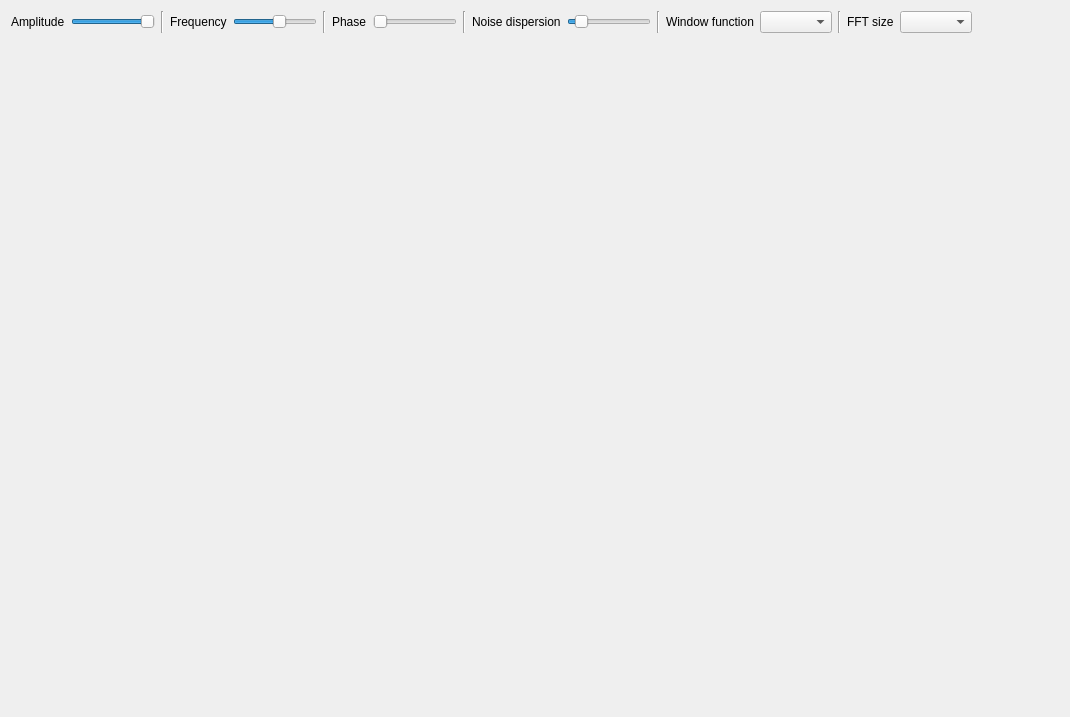
<?xml version="1.0" encoding="UTF-8"?>
<ui version="4.0">
 <class>Widget</class>
 <widget class="QWidget" name="Widget">
  <property name="geometry">
   <rect>
    <x>0</x>
    <y>0</y>
    <width>1070</width>
    <height>717</height>
   </rect>
  </property>
  <property name="windowTitle">
   <string>QDSP example: window functions and FFT</string>
  </property>
  <layout class="QVBoxLayout" name="verticalLayout">
   <item>
    <layout class="QHBoxLayout" name="controlsLayout">
     <property name="sizeConstraint">
      <enum>QLayout::SetDefaultConstraint</enum>
     </property>
     <item>
      <widget class="QLabel" name="label">
       <property name="text">
        <string>Amplitude</string>
       </property>
      </widget>
     </item>
     <item>
      <widget class="QSlider" name="amplitudeSlider">
       <property name="sizePolicy">
        <sizepolicy hsizetype="Preferred" vsizetype="Fixed">
         <horstretch>0</horstretch>
         <verstretch>0</verstretch>
        </sizepolicy>
       </property>
       <property name="maximum">
        <number>100</number>
       </property>
       <property name="value">
        <number>100</number>
       </property>
       <property name="orientation">
        <enum>Qt::Horizontal</enum>
       </property>
      </widget>
     </item>
     <item>
      <widget class="Line" name="line_6">
       <property name="orientation">
        <enum>Qt::Vertical</enum>
       </property>
      </widget>
     </item>
     <item>
      <widget class="QLabel" name="label_2">
       <property name="text">
        <string>Frequency</string>
       </property>
      </widget>
     </item>
     <item>
      <widget class="QSlider" name="frequencySlider">
       <property name="sizePolicy">
        <sizepolicy hsizetype="Preferred" vsizetype="Fixed">
         <horstretch>0</horstretch>
         <verstretch>0</verstretch>
        </sizepolicy>
       </property>
       <property name="minimum">
        <number>0</number>
       </property>
       <property name="maximum">
        <number>1024</number>
       </property>
       <property name="value">
        <number>573</number>
       </property>
       <property name="orientation">
        <enum>Qt::Horizontal</enum>
       </property>
      </widget>
     </item>
     <item>
      <widget class="Line" name="line_3">
       <property name="orientation">
        <enum>Qt::Vertical</enum>
       </property>
      </widget>
     </item>
     <item>
      <widget class="QLabel" name="label_3">
       <property name="text">
        <string>Phase</string>
       </property>
      </widget>
     </item>
     <item>
      <widget class="QSlider" name="phaseSlider">
       <property name="sizePolicy">
        <sizepolicy hsizetype="Preferred" vsizetype="Fixed">
         <horstretch>0</horstretch>
         <verstretch>0</verstretch>
        </sizepolicy>
       </property>
       <property name="orientation">
        <enum>Qt::Horizontal</enum>
       </property>
      </widget>
     </item>
     <item>
      <widget class="Line" name="line">
       <property name="orientation">
        <enum>Qt::Vertical</enum>
       </property>
      </widget>
     </item>
     <item>
      <widget class="QLabel" name="label_6">
       <property name="text">
        <string>Noise dispersion</string>
       </property>
      </widget>
     </item>
     <item>
      <widget class="QSlider" name="noiseDispersionSlider">
       <property name="sizePolicy">
        <sizepolicy hsizetype="Preferred" vsizetype="Fixed">
         <horstretch>0</horstretch>
         <verstretch>0</verstretch>
        </sizepolicy>
       </property>
       <property name="maximum">
        <number>1000</number>
       </property>
       <property name="value">
        <number>100</number>
       </property>
       <property name="orientation">
        <enum>Qt::Horizontal</enum>
       </property>
      </widget>
     </item>
     <item>
      <widget class="Line" name="line_5">
       <property name="orientation">
        <enum>Qt::Vertical</enum>
       </property>
      </widget>
     </item>
     <item>
      <widget class="QLabel" name="label_4">
       <property name="text">
        <string>Window function</string>
       </property>
      </widget>
     </item>
     <item>
      <widget class="QComboBox" name="windowComboBox"/>
     </item>
     <item>
      <widget class="Line" name="line_4">
       <property name="orientation">
        <enum>Qt::Vertical</enum>
       </property>
      </widget>
     </item>
     <item>
      <widget class="QLabel" name="label_5">
       <property name="text">
        <string>FFT size</string>
       </property>
      </widget>
     </item>
     <item>
      <widget class="QComboBox" name="fftSizeComboBox"/>
     </item>
     <item>
      <spacer name="horizontalSpacer">
       <property name="orientation">
        <enum>Qt::Horizontal</enum>
       </property>
       <property name="sizeHint" stdset="0">
        <size>
         <width>40</width>
         <height>20</height>
        </size>
       </property>
      </spacer>
     </item>
    </layout>
   </item>
   <item>
    <widget class="QCustomPlot" name="plot" native="true">
     <property name="sizePolicy">
      <sizepolicy hsizetype="Preferred" vsizetype="Expanding">
       <horstretch>0</horstretch>
       <verstretch>0</verstretch>
      </sizepolicy>
     </property>
    </widget>
   </item>
  </layout>
 </widget>
 <customwidgets>
  <customwidget>
   <class>QCustomPlot</class>
   <extends>QWidget</extends>
   <header>qcustomplot.h</header>
   <container>1</container>
  </customwidget>
 </customwidgets>
 <resources/>
 <connections/>
</ui>
